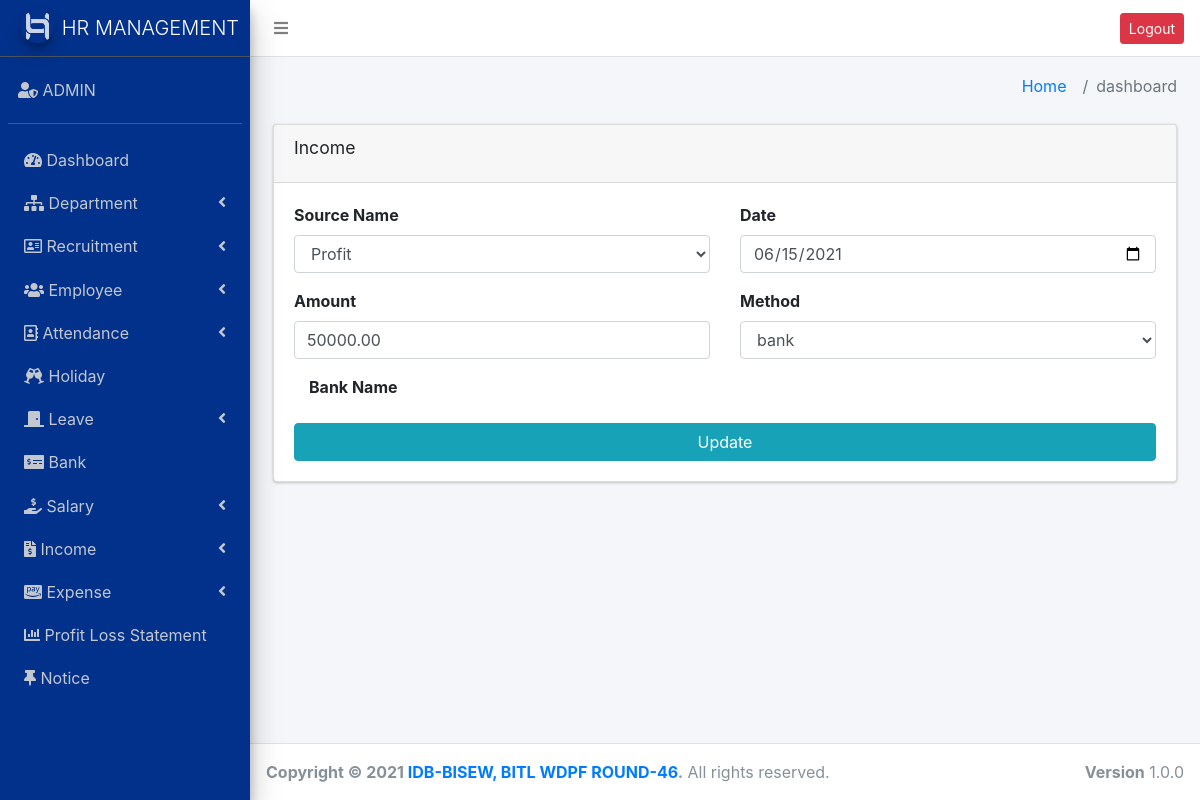
/update_income.php?id=1 (signed in), run on the app's committed database.
### tables this page shows
CREATE TABLE `income` (
  `incomeID` int(11) NOT NULL,
  `sourceID` int(11) NOT NULL,
  `date` date NOT NULL,
  `amount` decimal(10,2) NOT NULL,
  `method` enum('cash','bank') NOT NULL,
  `bankID` int(11) NOT NULL
);

CREATE TABLE `income_source` (
  `id` int(11) NOT NULL,
  `name` varchar(255) NOT NULL,
  `status` enum('active','inactive') NOT NULL
);

### update_income.php (the view, shortened to what this page needs)
<?php
require_once("header.php");
require_once("sidebar.php");
?>
<section class="content-header">
  <div class="container-fluid">
    <div class="row mb-2">
      <div class="col-sm-6">
      </div>
      <div class="col-sm-6">
        <ol class="breadcrumb float-sm-right">
          <li class="breadcrumb-item"><a href="#">Home</a></li>
          <li class="breadcrumb-item active">dashboard</li>
        </ol>
      </div>
    </div>
  </div>
</section>
<section class="content">
  <div class="container-fluid">
    <div class="row">
      <div class="col-md-12">
        <div class="card">
          <div class="card-header">
            <h2 class="card-title">Income</h2>
          </div>
          <div class="card-body">
           <?php
           $id=$_GET['id'];
           $edit=$conn->query("SELECT * FROM `income` WHERE incomeID=$id");
           $e=$edit->fetch_assoc();
            ?>
         <form action="" method="post">
          <div class="row">
            <div class="col-6">
              <div class="form-group">
                <label for="source_name">Source Name</label>
                <select class="form-control" name="source_name" id="source_name">
                 <?php
                 $source_table = $conn->query("SELECT * FROM `income_source`");
                 while($source_data = $source_table->fetch_assoc()){
                  ?>
                  <option value="<?php echo $source_data['id']; ?>" <?php if ($source_data['id']==$e['sourceID']){echo "selected";} ?> ><?php echo $source_data['name']; ?></option>
                 <?php
               }
               ?>
             </select>
           </div>
         </div>
         <div class="col-6">
          <div class="form-group">
            <label for="date">Date</label>
            <input type="date" class="form-control" value="<?php echo $e['date'] ?>" name="date" id="date">
          </div>
        </div>
        <div class="col-6">
          <div class="form-group">
            <label for="amount">Amount</label>
            <input type="text" class="form-control" value="<?php echo $e['amount'] ?>" name="amount" id="amount">
          </div>
        </div>
        <div class="col-6">
          <div class="form-group">
            <label for="method">Method</label>
            <select class="form-control" name="method" id="method" >
                <option value="bank">bank</option>
              </select>
          </div>
        </div>
      </div>
      <div class="col-12">
        <div class="form-group">
          <label for="bank_name">Bank Name</label>
     </div>
   </div>
   <input type="submit" class="btn btn-block btn-info" value="Update">
 </form>
</div>
</div>
</div>
</div>
</div>
</section>
<?php require("footer.php"); ?>

### data on the page
income: source_name "Profit", date "06/15/2021", amount "50000.00"
